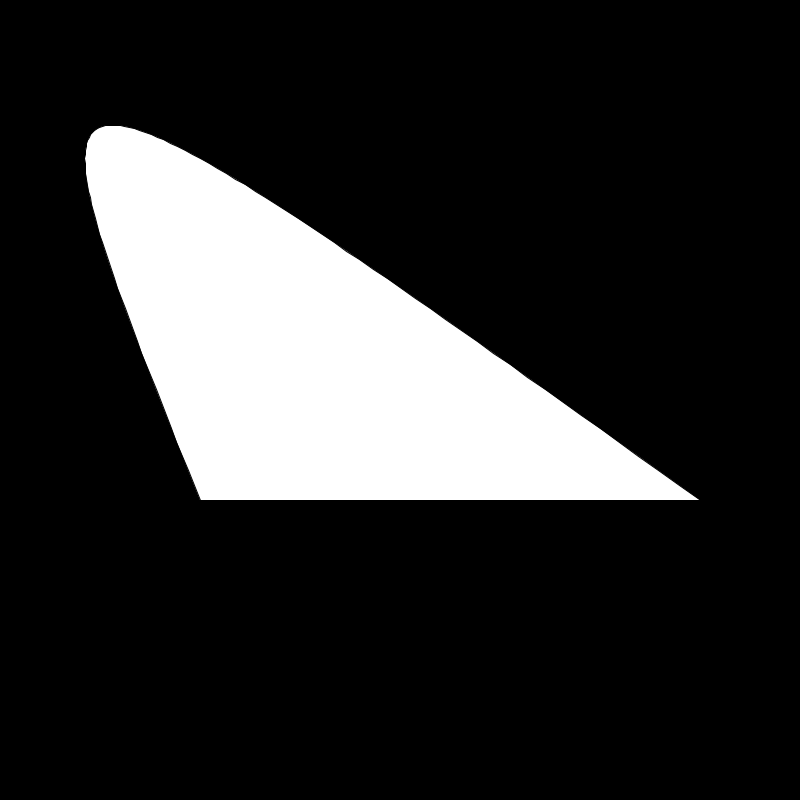
Frame 1 (no input)
Frame 60 (the mouse pressed at the canvas centre just before this capture): identical to frame 1, image omitted
Frame 120 (the mouse held since frame 60 and released just before this capture): identical to frame 1, image omitted

The Processing sketch that drew this single still picture (run headless with seeded random() and noise(); from frame 60 on, the mouse is pressed at the canvas centre):

// Processing sketch: bezier
// ── bezier.pde
float p1x;
float p1y;
float p2x;
float p2y;

void setup()
{
  size(800,800);
}

void draw()
{
  background(0);
  float px = 200;
  float py = 500;
  float p3x = 700;
  float p3y = 500;
  
  beginShape();
  
  vertex(px, py);
   
  for(float t = 0; t <= 1; t += 0.01)
  {
    float ax = px + t*(p1x-px);
    float bx = p1x + t*(p2x-p1x);
    float cx = p2x + t*(p3x-p2x);
    float dx = ax + t*(bx-ax);
    float ex = bx + t*(cx-bx);
    float fx = dx + t*(ex-dx);
    
    float ay = py + t*(p1y-py);
    float by = p1y + t*(p2y-p1y);
    float cy = p2y + t*(p3y-p2y);
    float dy = ay + t*(by-ay);
    float ey = by + t*(cy-by);
    float fy = dy + t*(ey-dy);
    
    vertex(fx,fy);  
  }
  
   if(mouseButton == RIGHT && mousePressed)
  {
    p1x = mouseX;
    p1y = mouseY;
  }
  if (mouseButton == LEFT && mousePressed)
  {
    p2x = mouseX;
    p2y = mouseY;
  }
  
  vertex(p3x, p3y);
  endShape(CLOSE);
}
